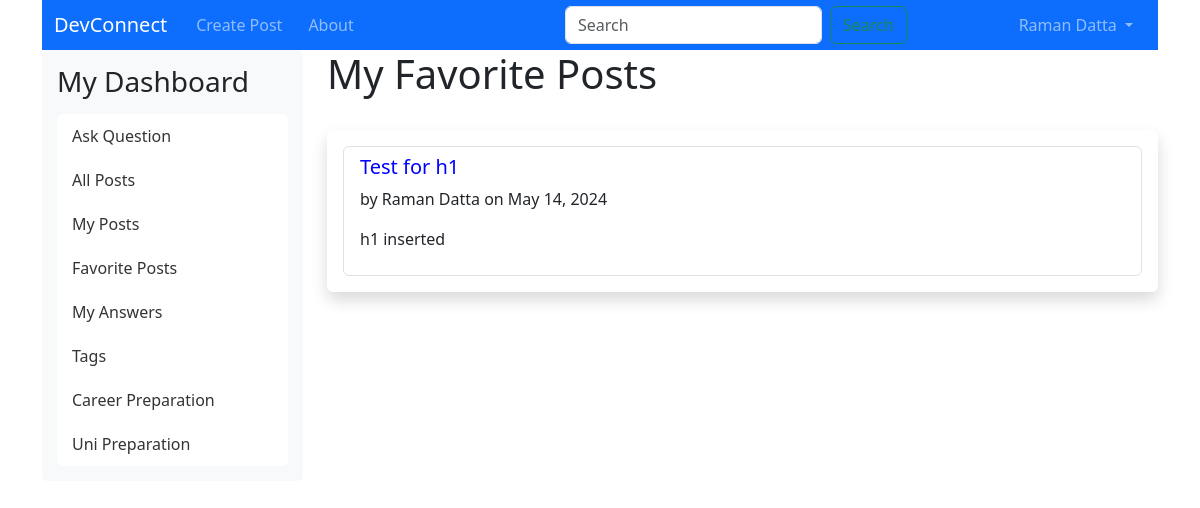
The app's page /my_favorites (signed in) with its own data.
### app/models/model.py (models this page shows, shortened)
class Posts(db.Model):
    __tablename__ = "posts"
    id = db.Column(db.Integer, primary_key=True)
    title = db.Column(db.String(255), nullable=False)
    content = db.Column(db.Text, nullable=False)
    author_id = db.Column(db.Integer, db.ForeignKey('users.id'))
    date_posted = db.Column(db.DateTime, default=datetime.utcnow)
    deleted = db.Column(db.Boolean, default=False)
    answered = db.Column(db.Boolean, default=False)
    tag_id = db.Column(db.Integer, db.ForeignKey('tags.id'))
    career_preparation = db.Column(db.Boolean, default=False)
    author = db.relationship('User', backref=db.backref('posts', lazy=True))
    tag = db.relationship('Tag', backref=db.backref('posts', lazy=True))

class User(UserMixin, db.Model):
    __tablename__ = "users"
    id = db.Column(db.Integer, primary_key=True)
    first_name = db.Column(db.String(100), nullable=False)
    last_name = db.Column(db.String(100), nullable=False)
    uwa_id = db.Column(db.String(100), unique=True, nullable=False)
    email = db.Column(db.String(100), unique=True, nullable=False)
    major = db.Column(db.String(100), nullable=False)
    password_hash = db.Column(db.String(200), nullable=False)
    user_image = db.Column(db.String(200))
    is_disabled = db.Column(db.Boolean, default=False)
    timestamp = db.Column(db.DateTime, default=datetime.utcnow)
    role = db.Column(db.String(100))
    def __repr__(self):
        return f'<User {self.email}>'
    @property
    def is_active(self):
        return not self.is_disabled

### app/controllers/main_controller.py (the view)
@main.route('/my_favorites')
@login_required
def my_favorites():
    favorite_posts = FavoritePost.query.filter_by(user_id=current_user.id).all()
    posts = [favorite.post for favorite in favorite_posts]
    return render_template('main/my_favorites.html', posts=posts)

### app/controllers/main_controller.py (called while the page is built)
@main.before_app_request
def add_tags_to_sidebar():
    if current_user.is_authenticated:
        tags_with_counts = db.session.query(
            Tag.id,
            Tag.tag,
            func.count(Posts.id).label('post_count')
        ).join(Posts, Posts.tag_id == Tag.id).group_by(Tag.id).all()
        g.tags = tags_with_counts
    else:
        g.tags = []

### app/templates/main/my_favorites.html (shortened to what this page needs)
{% extends "includes/layout.html" %}
{% block content %}
<h1>My Favorite Posts</h1>
<br/>
<div class="shadow p-3 mb-5 bg-body rounded">
    <ul class="list-group">
        {% for post in posts %}
        <li class="list-group-item">
            <h5><a href="{{ url_for('main.view_post', post_id=post.id) }}">{{ post.title }}</a></h5>
            <p>by {{ post.author.first_name }} {{ post.author.last_name }} on {{ post.date_posted.strftime('%B %d, %Y') }}</p>
            <p>{{ post.content | safe }}</p>
        </li>
        {% endfor %}
    </ul>
</div>
{% endblock %}

### app/static/css/main.css (style rules this page uses)
:root { --blue: #27348b; --gold: #e2b600; --silver: #ececec; --red-700: #a92247; --red-800: #de2851; --red-900: #e42313; --orange: #e84e0f; --orange-400: #f49700; --yellow: #fdc300; --darkblue:#003869; --black-800: #1488ca; --lightblue:#48bed8; }
* { box-sizing: border-box; }
*:before, *:after { box-sizing: border-box; }
html { position: relative; min-height: 100%; }
body { margin-bottom: 60px; }
li { display: inline; padding: 5px; }
a { text-decoration: none; color: blue; }

### records on screen
Posts: title "Test for h1", author.first_name "Raman", author.last_name "Datta", date_posted "May 14, 2024", content "h1 inserted"

### other values on screen
{{ session['user_name'] }} "Raman Datta"
